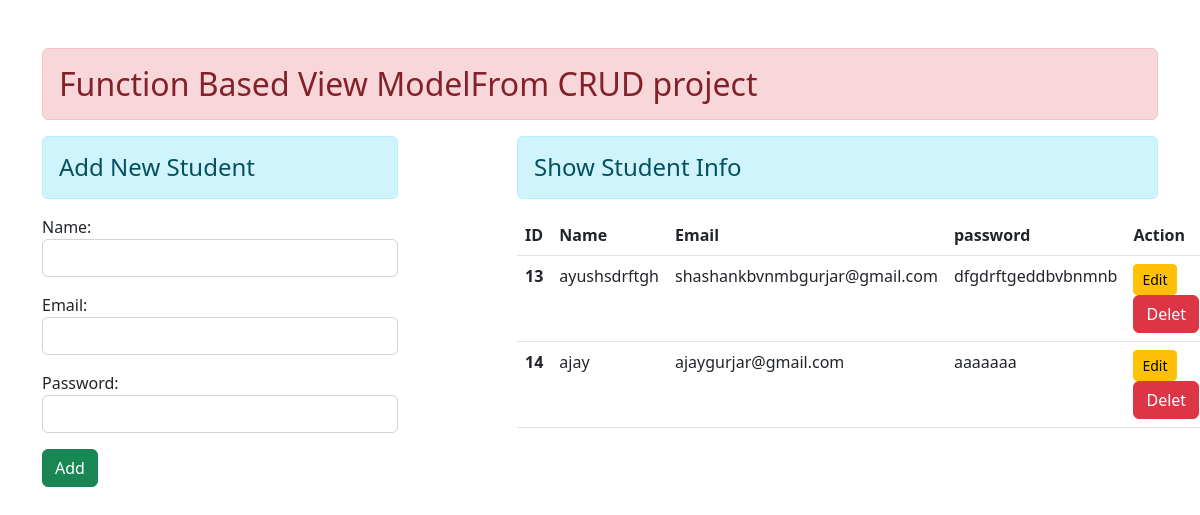
Before: / with the older database file.
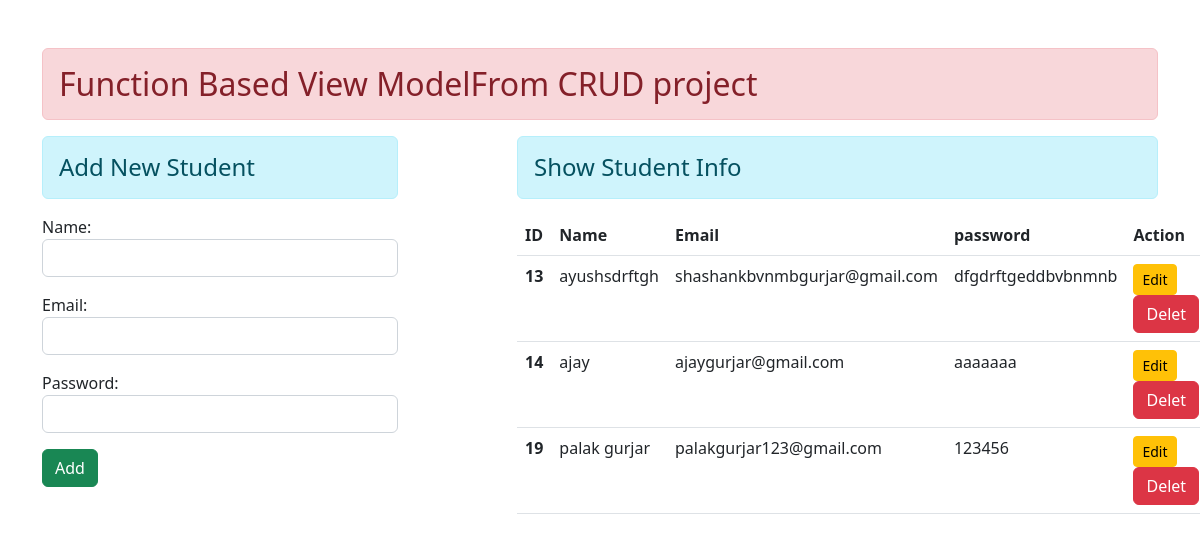
After: the same page with the newer database file.
### enroll/models.py (models this page shows)
class User(models.Model):
    name = models.CharField(max_length=70)
    email = models.EmailField(max_length=70)
    password = models.CharField(max_length=70)

### enroll/views.py (the view)
# urls.py: path('', views.add_show, name = 'addandshow'),
def add_show(request):
    if request.method == 'POST':
        fm = StudentREgistration(request.POST)
        if fm.is_valid():
            nm = fm.cleaned_data['name']
            em = fm.cleaned_data['email']
            pw = fm.cleaned_data['password']
            reg = User(name=nm,email=em,password=pw)
            reg.save()
            fm = StudentREgistration()
    else :
        fm = StudentREgistration()
    stu = User.objects.all()
    return render(request,'enroll/addandshow.html',{'form':fm,'stu':stu})

### enroll/forms.py
class StudentREgistration(forms.ModelForm):
    class Meta:
        model = User
        fields = ['name','email','password']
        widgets = {
            'name': forms.TextInput(attrs={'class':'form-control'}),
            'email': forms.EmailInput(attrs={'class':'form-control'}),
            'password': forms.PasswordInput(render_value=True, attrs={'class':'form-control'}),
        }

### enroll/templates/enroll/addandshow.html (shortened to what this page needs)
{% extends 'enroll/base.html' %}
{% block  content %}
<div class="row">
    <div class="col-sm-4">
        <h4 class="text=center alert alert-info">Add New Student</h4>
        <form action="" method="POST">
            {{ form.as_p }}
            <input type="submit" class="btn btn-success" value="Add">
        </form>
    </div>
   <div class="col-sm-7 offset-1">
    <h4 class="text=center alert alert-info">Show Student Info </h4>
    {% if stu %}
    <table class="table table-hover">
        <thead>
          <tr>
            <th scope="col">ID</th>
            <th scope="col">Name</th>
            <th scope="col">Email</th>
            <th scope="col">password</th>
            <th scope="col">Action</th>
          </tr>
        </thead>
        <tbody>
          {% for stu in stu %}
          <tr>
            <th scope="row">{{stu.id}}</th>
            <td>{{stu.name}}</td>
            <td>{{stu.email}}</td>
            <td>{{stu.password}}</td>
            <td>
              <a href="{% url 'updatedata' stu.id %}" class="btn btn-warning btn-sm">Edit</a>
                <form action="{% url 'deletedata' stu.id %}" method="POST" class="d-inline">
                    <input type="submit" class="btn btn-danger" value="Delet">
                </form>
            </td>
          </tr>
          {% endfor %}
        </tbody>
      </table>
    {% endif %}
   </div>
</div>
{% endblock  %}

### enroll/templates/enroll/base.html (shortened to what this page needs)
<!doctype html>
<html lang="en">
  <head>
    <link href="https://cdn.jsdelivr.net/npm/bootstrap@5.2.2/dist/css/bootstrap.min.css" rel="stylesheet">
  </head>
  <body>
    <div class="container mt-5">
    <h2 class="alert alert-danger" role="alert">Function Based View ModelFrom CRUD project</h2>
    {% block content  %}
    {% endblock  %}
    </div>
  </body>
</html>

Changed rows visible on the page:
added User: id "19", name "palak gurjar", email "palakgurjar123@gmail.com", password "123456"
